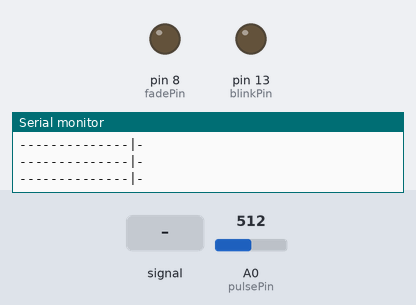
A sketch run on a simulated Arduino Uno, built with avr-gcc and run on an emulated ATmega328P. On the bench: output pins drawn as LEDs (lit = HIGH), the last lines printed to the serial monitor. Dashed ring = blinking. The test bench sets the inputs (shaded band); at power-on: A0 (pulsePin) = 512.

Above: at 1.2 s.
1.3 s: A0 (pulsePin) fed a 200 Hz sine of ±81 counts around its level
At 2.16 s:
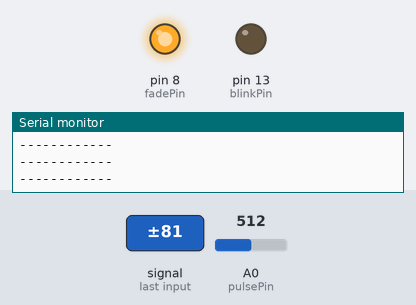
4.3 s: A0 (pulsePin) set to 513
At 7.08 s:
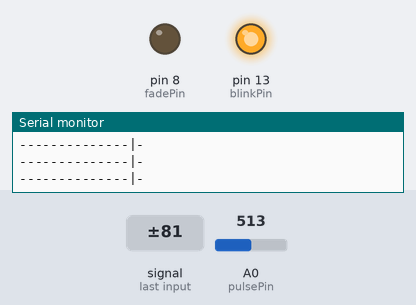
7.3 s: A0 (pulsePin) fed a 2 Hz sine of ±306 counts around its level
At 7.57 s:
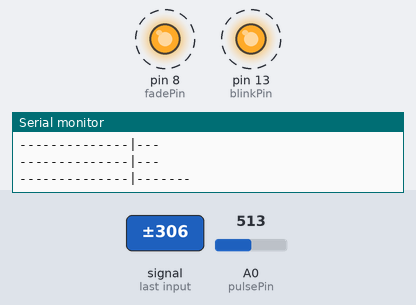
10.3 s: A0 (pulsePin) set to 535
11.8 s: A0 (pulsePin) set to 511
At 12.1 s:
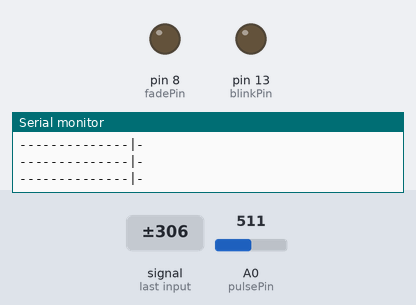
Timing chart, 0 to 14.3 s (numbered marks = the images above; inputs shaded):
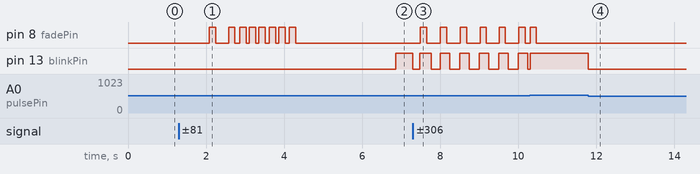

Measured:
- the behaviour switches between 512 and 513 on A0 (pulsePin) (found by bisection; images 1 and 2)
- after the input at 1.3 s, pin 8 (fadePin): goes HIGH 0.16 s, LOW 0.33 s, HIGH 0.16 s, LOW 0.12 s, 5 × (HIGH 0.16 s, LOW 0.08 s), HIGH 0.16 s, then LOW, starting after 0.79 s
- after the input at 4.3 s, pin 8 (fadePin): stops changing and stays LOW; pin 13 (blinkPin): LOW → HIGH after 2.6 s
- after the input at 7.3 s, pin 8 (fadePin): alternates HIGH for 0.16 s and LOW for 0.35 s, starting after 0.19 s; pin 13 (blinkPin): alternates HIGH for 0.25 s and LOW for 0.25 s, starting at once
- after the input at 11.8 s, pin 13 (blinkPin): HIGH → LOW at once

The sketch:

pulse_sensor.ino
```cpp
#include <LiquidCrystal.h>

//  Variables
int pulsePin = 0;                 // Pulse Sensor purple wire connected to analog pin 0
int blinkPin = 13;                // pin to blink led at each beat
int fadePin = 8;                  // pin to do fancy classy fading blink at each beat
int fadeRate = 0;                 // used to fade LED on with PWM on fadePin

LiquidCrystal lcd(12, 11, 5, 4, 3, 2);

// Volatile Variables, used in the interrupt service routine!
volatile int BPM;                   // int that holds raw Analog in 0. updated every 2mS
volatile int Signal;                // holds the incoming raw data
volatile int IBI = 600;             // int that holds the time interval between beats! Must be seeded!
volatile boolean Pulse = false;     // "True" when User's live heartbeat is detected. "False" when not a "live beat".
volatile boolean QS = false;        // becomes true when Arduoino finds a beat.

// Regards Serial OutPut  -- Set This Up to your needs
static boolean serialVisual = true;   // Set to 'false' by Default.  Re-set to 'true' to see Arduino Serial Monitor ASCII Visual Pulse

volatile int rate[10];                      // array to hold last ten IBI values
volatile unsigned long sampleCounter = 0;          // used to determine pulse timing
volatile unsigned long lastBeatTime = 0;           // used to find IBI
volatile int P = 512;                      // used to find peak in pulse wave, seeded
volatile int T = 512;                     // used to find trough in pulse wave, seeded
volatile int thresh = 525;                // used to find instant moment of heart beat, seeded
volatile int amp = 100;                   // used to hold amplitude of pulse waveform, seeded
volatile boolean firstBeat = true;        // used to seed rate array so we startup with reasonable BPM
volatile boolean secondBeat = false;      // used to seed rate array so we startup with reasonable BPM

void setup()
{
  pinMode(blinkPin,OUTPUT);         // pin that will blink to your heartbeat!
  pinMode(fadePin,OUTPUT);          // pin that will fade to your heartbeat!
  Serial.begin(115200);             // we agree to talk fast!
  interruptSetup();                 // sets up to read Pulse Sensor signal every 2mS
                                    // IF YOU ARE POWERING The Pulse Sensor AT VOLTAGE LESS THAN THE BOARD VOLTAGE,
                                    // UN-COMMENT THE NEXT LINE AND APPLY THAT VOLTAGE TO THE A-REF PIN
                                    //   analogReference(EXTERNAL);
}


//  Where the Magic Happens
void loop()
{
   serialOutput();

  if (QS == true) // A Heartbeat Was Found
    {
      // BPM and IBI have been Determined
      // Quantified Self "QS" true when arduino finds a heartbeat
      fadeRate = 255; // Makes the LED Fade Effect Happen, Set 'fadeRate' Variable to 255 to fade LED with pulse
      serialOutputWhenBeatHappens(); // A Beat Happened, Output that to serial.
      QS = false; // reset the Quantified Self flag for next time
    }

  ledFadeToBeat(); // Makes the LED Fade Effect Happen
  delay(20); //  take a break
}

void ledFadeToBeat()
{
   fadeRate -= 15;                         //  set LED fade value
   fadeRate = constrain(fadeRate,0,255);   //  keep LED fade value from going into negative numbers!
   analogWrite(fadePin,fadeRate);          //  fade LED
}

void interruptSetup()
{
  // Initializes Timer2 to throw an interrupt every 2mS.
  TCCR2A = 0x02;     // DISABLE PWM ON DIGITAL PINS 3 AND 11, AND GO INTO CTC MODE
  TCCR2B = 0x06;     // DON'T FORCE COMPARE, 256 PRESCALER
  OCR2A = 0X7C;      // SET THE TOP OF THE COUNT TO 124 FOR 500Hz SAMPLE RATE
  TIMSK2 = 0x02;     // ENABLE INTERRUPT ON MATCH BETWEEN TIMER2 AND OCR2A
  sei();             // MAKE SURE GLOBAL INTERRUPTS ARE ENABLED
}

void serialOutput()
{   // Decide How To Output Serial.
 if (serialVisual == true)
  {
     arduinoSerialMonitorVisual('-', Signal);   // goes to function that makes Serial Monitor Visualizer
  }
 else
  {
      sendDataToSerial('S', Signal);     // goes to sendDataToSerial function
   }
}

void serialOutputWhenBeatHappens()
{
 if (serialVisual == true) //  Code to Make the Serial Monitor Visualizer Work
   {
     Serial.print("*** Heart-Beat Happened *** ");  //ASCII Art Madness
     Serial.print("BPM: ");
     Serial.println(BPM);
     lcd.clear();
     lcd.print("BPM: ");
     lcd.print(BPM);
   }
 else
   {
     sendDataToSerial('B',BPM);   // send heart rate with a 'B' prefix
     sendDataToSerial('Q',IBI);   // send time between beats with a 'Q' prefix
   }
}

void arduinoSerialMonitorVisual(char symbol, int data )
{
  const int sensorMin = 0;      // sensor minimum, discovered through experiment
  const int sensorMax = 1024;    // sensor maximum, discovered through experiment
  int sensorReading = data; // map the sensor range to a range of 12 options:
  int range = map(sensorReading, sensorMin, sensorMax, 0, 11);
  // do something different depending on the
  // range value:
  switch (range)
  {
    case 0:
      Serial.println("");     /////ASCII Art Madness
      break;
    case 1:
      Serial.println("---");
      break;
    case 2:
      Serial.println("------");
      break;
    case 3:
      Serial.println("---------");
      break;
    case 4:
      Serial.println("------------");
      break;
    case 5:
      Serial.println("--------------|-");
      break;
    case 6:
      Serial.println("--------------|---");
      break;
    case 7:
      Serial.println("--------------|-------");
      break;
    case 8:
      Serial.println("--------------|----------");
      break;
    case 9:
      Serial.println("--------------|----------------");
      break;
    case 10:
      Serial.println("--------------|-------------------");
      break;
    case 11:
      Serial.println("--------------|-----------------------");
      break;
  }
}


void sendDataToSerial(char symbol, int data )
{
   Serial.print(symbol);
   Serial.println(data);
}

ISR(TIMER2_COMPA_vect) //triggered when Timer2 counts to 124
{
  cli();                                      // disable interrupts while we do this
  Signal = analogRead(pulsePin);              // read the Pulse Sensor
  sampleCounter += 2;                         // keep track of the time in mS with this variable
  int N = sampleCounter - lastBeatTime;       // monitor the time since the last beat to avoid noise
                                              //  find the peak and trough of the pulse wave
  if(Signal < thresh && N > (IBI/5)*3) // avoid dichrotic noise by waiting 3/5 of last IBI
    {
      if (Signal < T) // T is the trough
      {
        T = Signal; // keep track of lowest point in pulse wave
      }
    }

  if(Signal > thresh && Signal > P)
    {          // thresh condition helps avoid noise
      P = Signal;                             // P is the peak
    }                                        // keep track of highest point in pulse wave

  //  NOW IT'S TIME TO LOOK FOR THE HEART BEAT
  // signal surges up in value every time there is a pulse
  if (N > 250)
  {                                   // avoid high frequency noise
    if ( (Signal > thresh) && (Pulse == false) && (N > (IBI/5)*3) )
      {
        Pulse = true;                               // set the Pulse flag when we think there is a pulse
        digitalWrite(blinkPin,HIGH);                // turn on pin 13 LED
        IBI = sampleCounter - lastBeatTime;         // measure time between beats in mS
        lastBeatTime = sampleCounter;               // keep track of time for next pulse

        if(secondBeat)
        {                        // if this is the second beat, if secondBeat == TRUE
          secondBeat = false;                  // clear secondBeat flag
          for(int i=0; i<=9; i++) // seed the running total to get a realisitic BPM at startup
          {
            rate[i] = IBI;
          }
        }

        if(firstBeat) // if it's the first time we found a beat, if firstBeat == TRUE
        {
          firstBeat = false;                   // clear firstBeat flag
          secondBeat = true;                   // set the second beat flag
          sei();                               // enable interrupts again
          return;                              // IBI value is unreliable so discard it
        }
      // keep a running total of the last 10 IBI values
      word runningTotal = 0;                  // clear the runningTotal variable

      for(int i=0; i<=8; i++)
        {                // shift data in the rate array
          rate[i] = rate[i+1];                  // and drop the oldest IBI value
          runningTotal += rate[i];              // add up the 9 oldest IBI values
        }

      rate[9] = IBI;                          // add the latest IBI to the rate array
      runningTotal += rate[9];                // add the latest IBI to runningTotal
      runningTotal /= 10;                     // average the last 10 IBI values
      BPM = 60000/runningTotal;               // how many beats can fit into a minute? that's BPM!
      QS = true;                              // set Quantified Self flag
      // QS FLAG IS NOT CLEARED INSIDE THIS ISR
    }
  }

  if (Signal < thresh && Pulse == true)
    {   // when the values are going down, the beat is over
      digitalWrite(blinkPin,LOW);            // turn off pin 13 LED
      Pulse = false;                         // reset the Pulse flag so we can do it again
      amp = P - T;                           // get amplitude of the pulse wave
      thresh = amp/2 + T;                    // set thresh at 50% of the amplitude
      P = thresh;                            // reset these for next time
      T = thresh;
    }

  if (N > 2500)
    {                           // if 2.5 seconds go by without a beat
      thresh = 512;                          // set thresh default
      P = 512;                               // set P default
      T = 512;                               // set T default
      lastBeatTime = sampleCounter;          // bring the lastBeatTime up to date
      firstBeat = true;                      // set these to avoid noise
      secondBeat = false;                    // when we get the heartbeat back
    }

  sei();                                   // enable interrupts when youre done!
}// end isr
```
